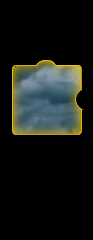
#> input picture 云片验证码/1_1.png, 93 x 240 px, found by its file name
$ python distance.py
#> lines starting #> are read from the running program, lines starting #| are printed output that depends on the picture
# -*- coding: utf-8 -*-

import cv2


class SlideCrack(object):
    def __init__(self, gap, bg, out):
        """
        init code
        :param gap: 缺口图片
        :param bg: 背景图片
        :param out: 输出图片
        """
        self.gap = gap
        self.bg = bg
        self.out = out

    @staticmethod
    def clear_white(img):
        # 清除图片的空白区域，这里主要清除滑块的空白
#> called with img = '1_1.png'
        img = cv2.imread(img)
#> img is the input picture: shape (240, 93, 3); mean B, G, R 22.1, 25.9, 22.6
        rows, cols, channel = img.shape
#> rows = 240; cols = 93; channel = 3
        min_x = 255
        min_y = 255
        max_x = 0
        max_y = 0
        for x in range(1, rows):
            for y in range(1, cols):
                t = set(img[x, y])
                if len(t) >= 2:
                    if x <= min_x:
                        min_x = x
                    elif x >= max_x:
                        max_x = x

                    if y <= min_y:
                        min_y = y
                    elif y >= max_y:
                        max_y = y
#> after the loop, max_x = 134; max_y = 83; min_x = 60; min_y = 12
        img1 = img[min_x:max_x, min_y:max_y]
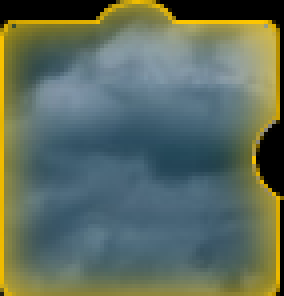
#> img1: shape (74, 71, 3) (shown 4 times larger); mean B, G, R 93.4, 107.9, 93.7
        return img1

    def template_match(self, tpl, target):
        th, tw = tpl.shape[:2]
        result = cv2.matchTemplate(target, tpl, cv2.TM_CCOEFF_NORMED)
        # 寻找矩阵(一维数组当作向量,用Mat定义) 中最小值和最大值的位置
        min_val, max_val, min_loc, max_loc = cv2.minMaxLoc(result)
        tl = max_loc
        br = (tl[0] + tw, tl[1] + th)
        # 绘制矩形边框，将匹配区域标注出来
        # target：目标图像
        # tl：矩形定点
        # br：矩形的宽高
        # (0,0,255)：矩形边框颜色
        # 1：矩形边框大小
        cv2.rectangle(target, tl, br, (0, 0, 255), 2)
        cv2.imwrite(self.out, target)
        return tl[0]

    @staticmethod
    def image_edge_detection(img):
        edges = cv2.Canny(img, 100, 200)
        return edges

    def discern(self):
        img1 = self.clear_white(self.gap)
        img1 = cv2.cvtColor(img1, cv2.COLOR_RGB2GRAY)
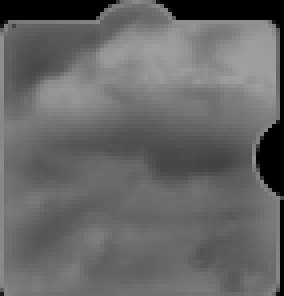
#> img1: shape (74, 71) (shown 4 times larger); min 0, max 161, mean 102
        slide = self.image_edge_detection(img1)
#> in image_edge_detection, `edges = cv2.Canny(img, 100, 200)`:
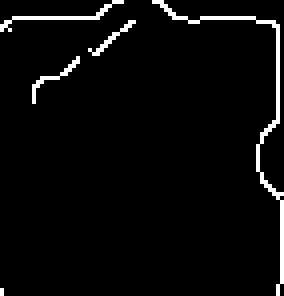
#> edges: shape (74, 71) (shown 4 times larger); 3.7% white in thin lines or dots

        back = cv2.imread(self.bg, 0)
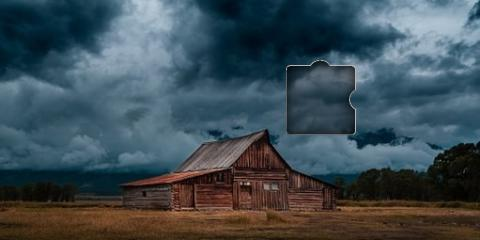
#> input picture 云片验证码/1_2.png, 480 x 240 px, found by its file name
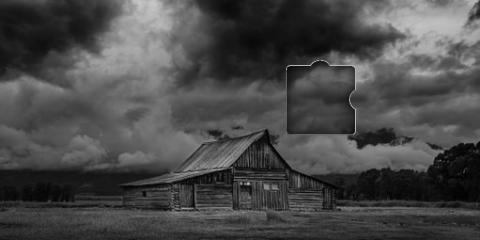
#> back: shape (240, 480); min 0, max 202, mean 72.9
        back = self.image_edge_detection(back)
#> in image_edge_detection (call 2), `edges = cv2.Canny(img, 100, 200)`: edges: shape (240, 480); 4.4% white in thin lines or dots

        slide_pic = cv2.cvtColor(slide, cv2.COLOR_GRAY2RGB)
#> slide_pic: shape (74, 71, 3); 3.7% white in thin lines or dots
        back_pic = cv2.cvtColor(back, cv2.COLOR_GRAY2RGB)
#> back_pic: shape (240, 480, 3); 4.4% white in thin lines or dots
        x = self.template_match(slide_pic, back_pic)
#> in template_match, `result = cv2.matchTemplate(target, tpl, cv2.TM_CCOEFF_NORMED)`:
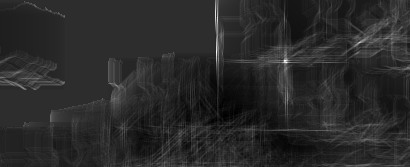
#> result: shape (167, 410) float32; min -0.0735, max 0.335, mean -0.00591; drawn with min black and max white
#> in template_match, `min_val, max_val, min_loc, max_loc = cv2.minMaxLoc(result)`: min_val = -0.0735; max_val = 0.335; min_loc = (220, 107); max_loc = (285, 60)
#> in template_match, `br = (tl[0] + tw, tl[1] + th)`: br = (356, 134)
#> in template_match, `cv2.rectangle(target, tl, br, (0, 0, 255), 2)`:
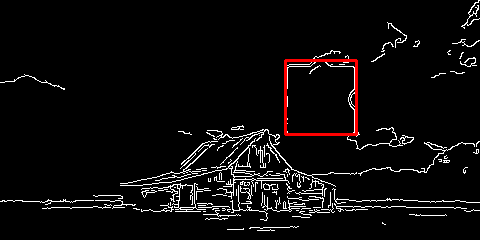
#> target: shape (240, 480, 3); mean B, G, R 10.8, 10.8, 12.8
#> x = 285
        # 输出横坐标, 即 滑块在图片上的位置
        # print(x)
        return x


if __name__ == "__main__":
    # 滑块图片
    image1 = "1_1.png"
    # 背景图片
    image2 = "1_2.png"

    # 处理结果图片,用红线标注
    image3 = "3_3.png"
    sc = SlideCrack(image1, image2, image3)
    sc.discern()
